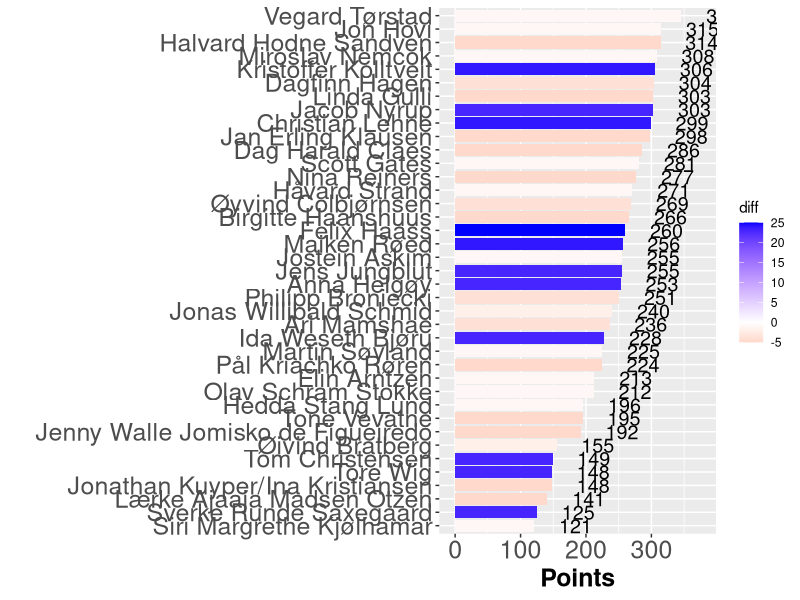

This figure's R source:
## ---- chunk 1

library(tidyverse)
library(igraph)
library(readxl)
library(knitr)

knitr::opts_chunk$set(out.width = "100%")

## ---- chunk 2
#| warning: false

invisible(capture.output(Sys.setlocale()))
nettverk <- readr::read_delim("res19.csv", delim=";", col_names = FALSE, locale = locale(encoding = "UTF-8"))
leaderboard <- tibble::as_tibble(nettverk)

leaderboard <- leaderboard %>% arrange_at(ncol(.), desc)

hbar<-leaderboard 
hbar$diff <- hbar$X20-hbar$X19

ggplot(hbar, aes(x=reorder(X1, X20), y=X20, fill = diff )) + 
    geom_bar(stat = 'identity') + 
    scale_y_continuous(limits = c(-5, 380)) +
    coord_flip() + 
    scale_fill_gradient2(low = "red", high="blue") +
    geom_text(aes(label = X20), hjust=-0.75, size = 5 ) + 
    ylab("Points") +
    xlab(" ") +
    theme(axis.text=element_text(size=18), axis.title=element_text(size=18,face="bold"))
## ---- chunk 3
